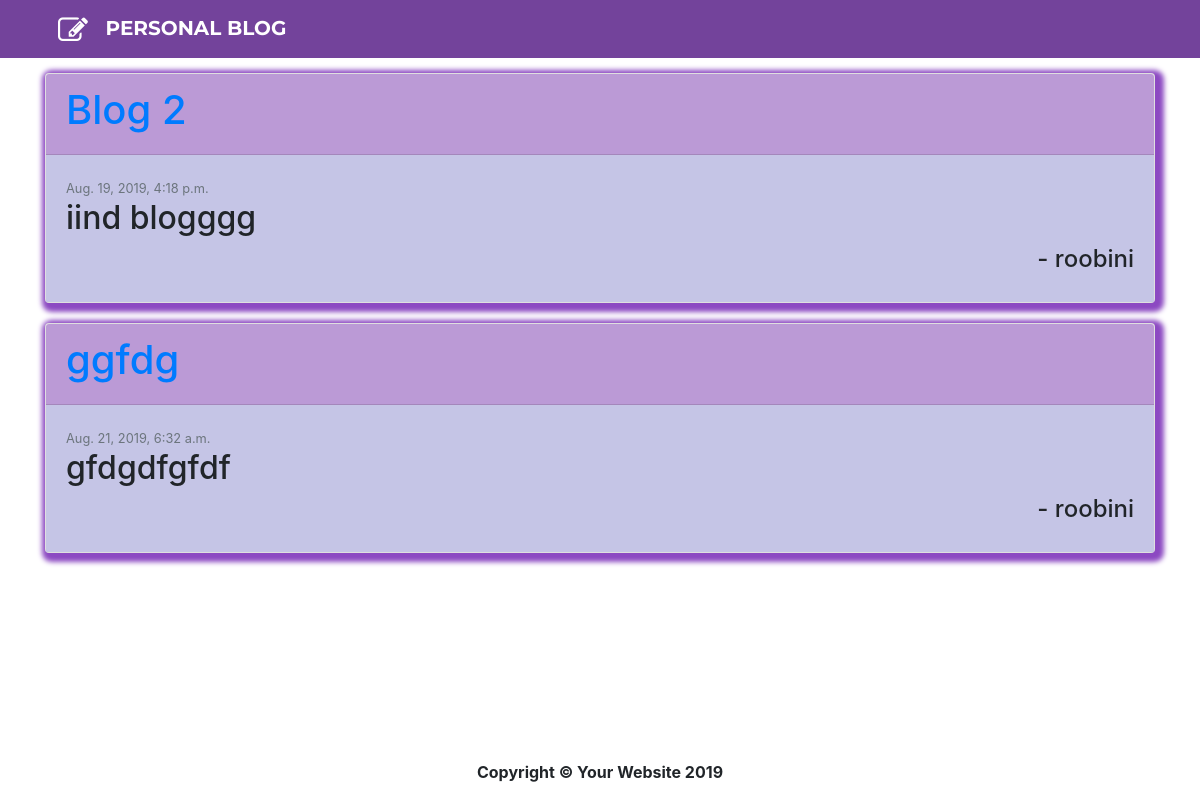
The app's page /blog/mylist/ (signed in) with its own data.
### blogapp/models.py (models this page shows, shortened)
class BlogPost(models.Model):
    blog_title = models.CharField(max_length = 50)
    blog_text = models.TextField()
    blog_date = models.DateTimeField(default = timezone.now)
    blog_author = models.ForeignKey(User, on_delete=models.CASCADE, blank=True, null=True)
    class Meta:
        verbose_name_plural = "BlogEntry"

### blogapp/views.py (the view)
# urls.py: path("blog/mylist/", views.show_myposts,name = 'blog-mylist')
def show_myposts(request):
    user=User.objects.get(username=request.session['username'])
    print(user.username)
    user=User.objects.get(username=user.username)
    myblog_list = BlogPost.objects.filter(blog_author=user.pk)
    context={'mybloglist':myblog_list}
    return render(request, 'blog_myposts.html', context)

### blogapp/templates/blog_myposts.html (shortened to what this page needs)
{% extends "base.html" %} {% block content %} {% for b in mybloglist %}
<div class="container">
    <div class="row">
        <div class="card" style="width: 100%; margin-top:15px;margin-bottom: 5px;box-shadow: 3px 3px 5px 6px rgb(140, 73, 194);">
            <div class="card-header" style="background-color: #bb9ad6">
                <div class="media">
                    <div class="media-body">
                        <h1><a href="{% url 'blog-detail' b.id %}">{{b.blog_title}}</a></h1>
                    </div>
                </div>
            </div>
            <div class="card-body" style="background-color: rgb(197, 197, 230)">
                <small class="text-muted">{{b.blog_date}}</small>
                <h2>{{b.blog_text}}</h2>
                <h4 class="float-right">- {{b.blog_author}}</h4>
            </div>
        </div>
    </div>
</div>
{% endfor %}  {% endblock content %}

### records on screen
BlogPost: blog_title "Blog 2", blog_date "Aug. 19, 2019, 4:18 p.m.", blog_text "iind blogggg", blog_author "roobini"
BlogPost: blog_title "ggfdg", blog_date "Aug. 21, 2019, 6:32 a.m.", blog_text "gfdgdfgfdf", blog_author "roobini"
